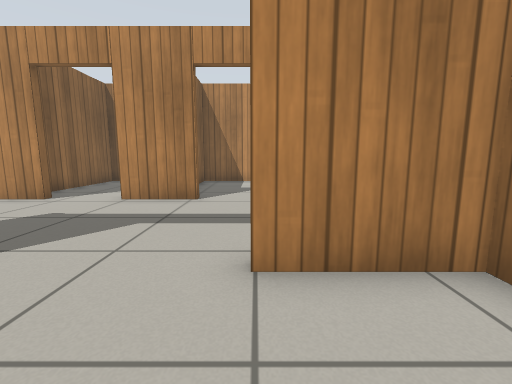
view 1 (above)

16 first-person views from a walk through a Gazebo world. The camera is 0.67 m above the floor, tilts 8° down and sees 90° across. The floor is counted in squares, 0.5 m on a side. Each view is taken from the middle of a square. On the plan, view 1 faces up. The plan holds only what a view shows up to about 13 squares ahead; the rest is blank. Simple patterns stand in for the simulator's built-in surfaces.

view 2
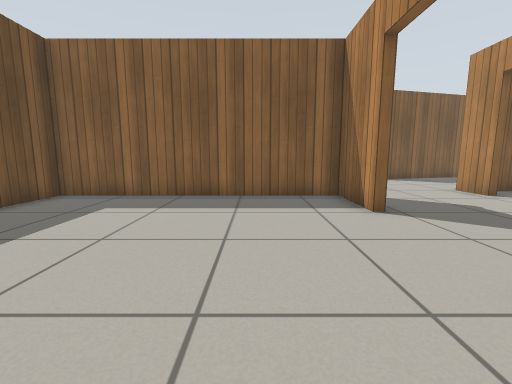

view 3
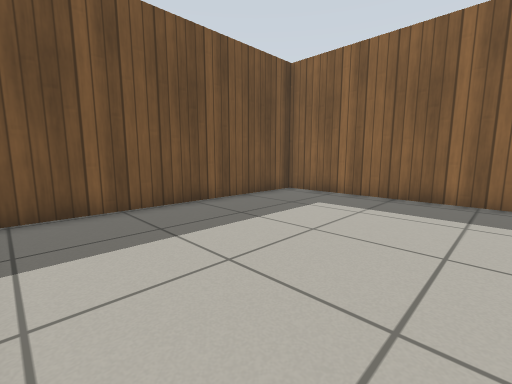

view 4
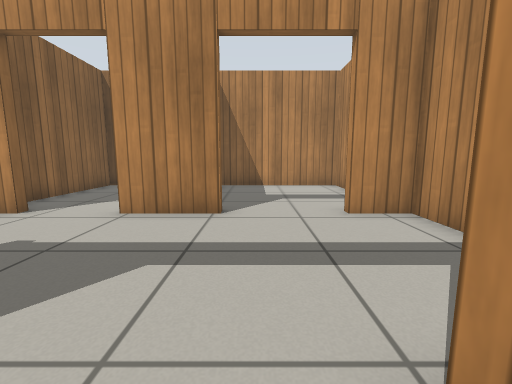

view 5
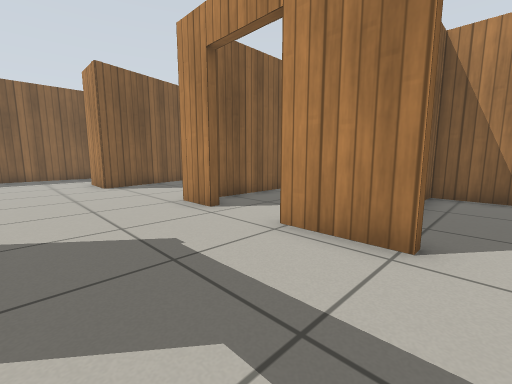

view 6
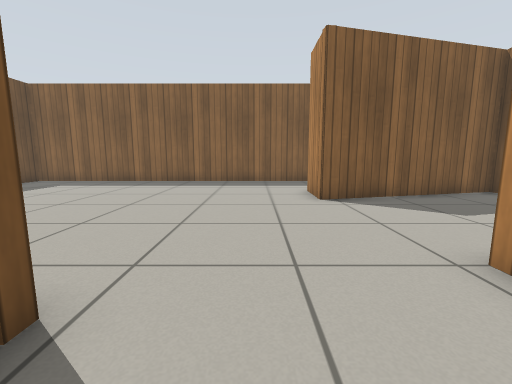

view 7
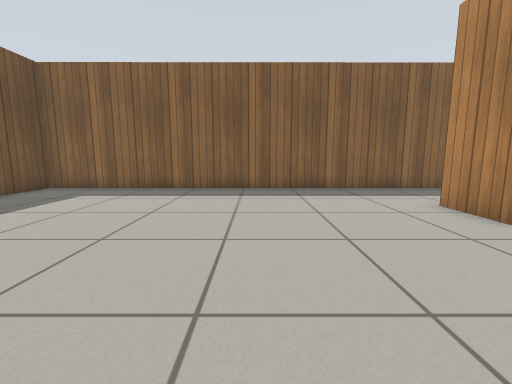

view 8
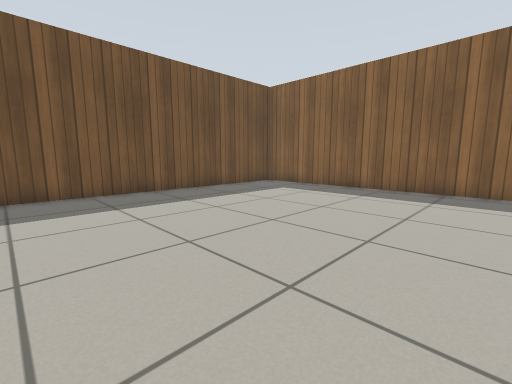

view 9
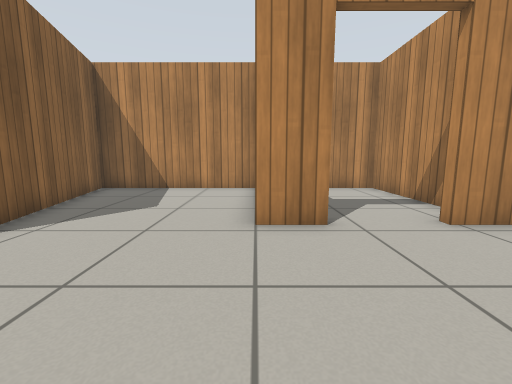

view 10
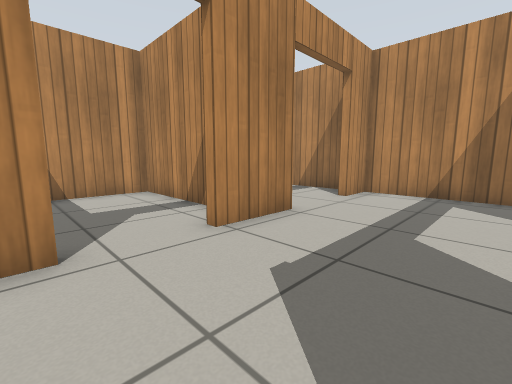

view 11
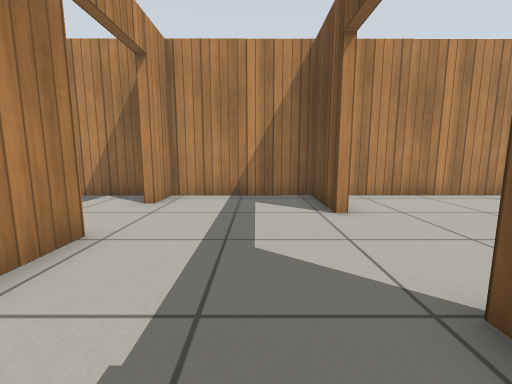

view 12
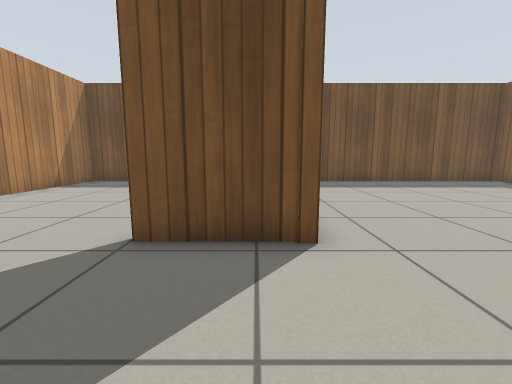

view 13
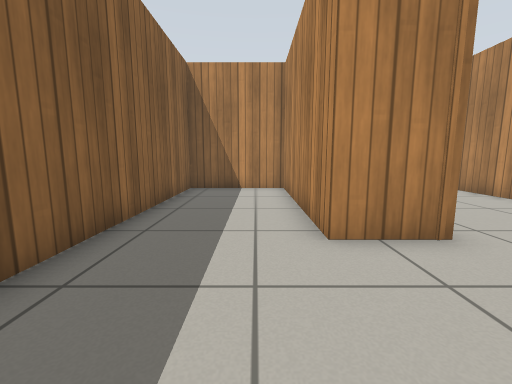

view 14
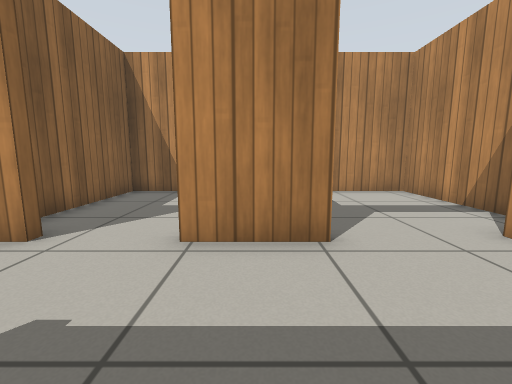

view 15
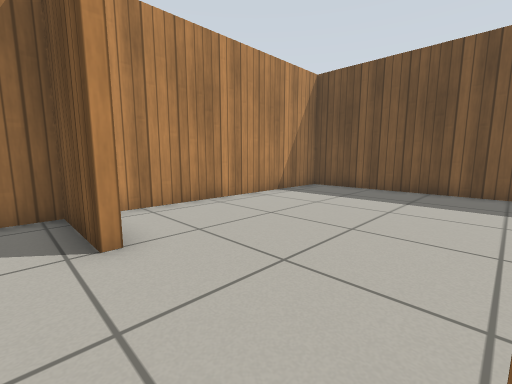

view 16
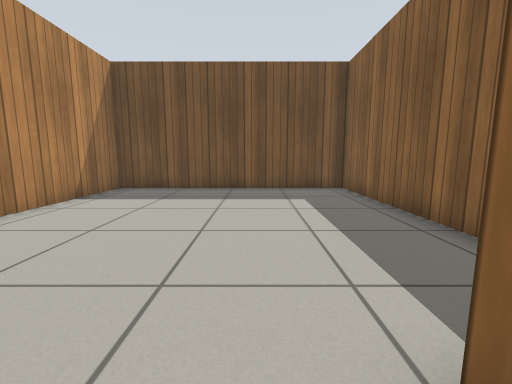

### Floor plan
Points are (right, up) in squares from view 1. A wall is a line through its corners. A room is listed if a view was taken in it or the views show most of it. See-through windows are left out.
Room 1 (views 1, 2, 3, 4)
walls: (-4.1, 2.8) (-6.7, 2.8) (-6.7, -6.6) (2.7, -6.6) (2.7, 2.8) (-0.1, 2.8)
ways out: open door at (-2, 3) to room 2
Room 2 (views 5, 6, 7, 8, 9, 10, 11, 12, 13, 14, 15, 16)
walls: (-7, 3.1) (-4.1, 3.1); (-12.8, 7.4) (-12.8, 7) (-14.8, 7) (-14.8, 13.7) (-18.7, 13.7) (-18.7, -6.6) (-7.9, -6.6); (-6.5, 7.9) (-8.1, 7.9); (-8, 10.9) (-8, 13.1); (-1.8, 7.9) (-4.2, 7.9); (-0.1, 3.1) (2.7, 3.1) (2.7, 7.9) (1.2, 7.9); (-8, 13.7) (-14.5, 13.7) (-12.8, 7)
ways out: open door at (-2, 3) to room 1; open door at (0, 8) to room 3; open door at (-5.5, 8) to room 4
Room 3 (no view inside)
walls: (2.7, 8.7) (2.7, 13.7) (-2.8, 13.7) (-2.8, 12.4)
ways out: open door at (0, 8) to room 2
Room 4 (no view inside)
walls: (-3.1, 9.6) (-3.1, 13.7) (-7.7, 13.7) (-7.7, 9)
ways out: open door at (-5.5, 8) to room 2

Where each view was taken, in squares from view 1:
view 1: 0 up, 0 right, facing up
view 2: 0 up, 2 right, facing left
view 3: 0 up, 2 right, facing down-left
view 4: 2 up, 1 left, facing up
view 5: 4 up, 1 left, facing up-left
view 6: 5 up, 5 left, facing left
view 7: 2 up, 8 left, facing left
view 8: 3 up, 8 left, facing down-left
view 9: 3 up, 8 left, facing up
view 10: 4 up, 7 left, facing up-right
view 11: 5 up, 6 left, facing right
view 12: 7 up, 6 left, facing down
view 13: 3 up, 16 left, facing up
view 14: 4 up, 3 left, facing up
view 15: 4 up, 4 left, facing down-right
view 16: 4 up, 3 left, facing down
